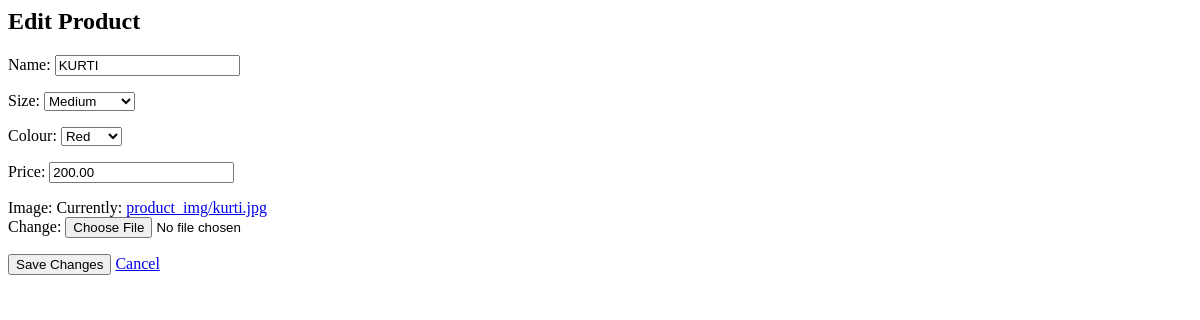
The app's page /clothing/edit/1/, older data.
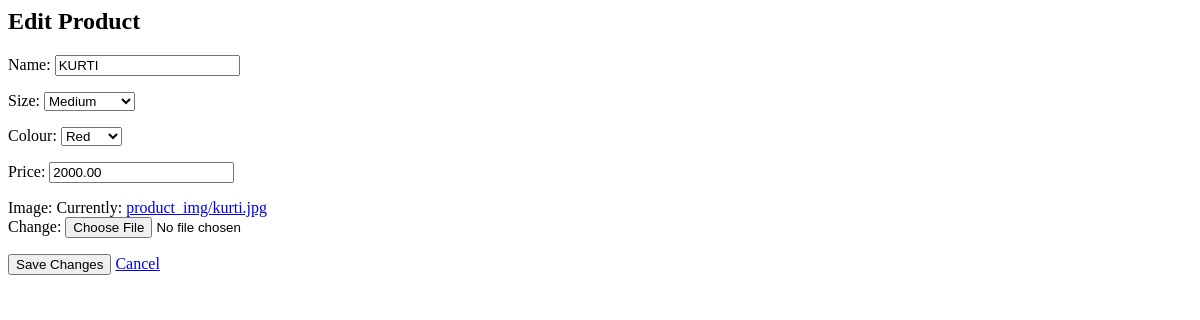
The same page, newer data.
### clothing/models.py (models this page shows, shortened)
class Product(models.Model):
    SIZE_CHOICES = [
    ('S', 'Small'),
    ('M', 'Medium'),
    ('L', 'Large'),
    ('XL', 'Extra Large')
    ]
    COLOUR_CHOICES = [
    ('Red', 'Red'),
    ('Blue', 'Blue'),
    ('Green', 'Green'),
    ('Black', 'Black'),
    ('Yellow', 'Yellow')
    ]
    name = models.CharField(max_length=200)
    size = models.CharField(max_length=2, choices=SIZE_CHOICES, default='M')
    colour = models.CharField(max_length=10, choices=COLOUR_CHOICES, default='Red')
    price = models.DecimalField(max_digits=10, decimal_places=2)
    image = models.ImageField(upload_to='product_img/')

### clothing/views.py (the view)
# urls.py: path('edit/<int:product_id>/', views.edit_product, name='edit_product'),
def edit_product(request, product_id):
    product = get_object_or_404(Product, id=product_id)
    if request.method == "POST":
        form = ProductForm(request.POST, request.FILES, instance=product)
        if form.is_valid():
            form.save()
            return redirect('clothing')  # Make sure 'clothing' is a valid URL name
    else:
        form = ProductForm(instance=product)
    return render(request, 'clothing/edit_product.html', {'form': form, 'product': product})

### clothing/forms.py
class ProductForm(forms.ModelForm):
    class Meta:
        model = Product
        fields=['name','size','colour','price','image']

### clothing/templates/clothing/edit_product.html (shortened to what this page needs)
<h2>Edit Product</h2>
<form method="POST" enctype="multipart/form-data">
    {{ form.as_p}}
    <button type="submit" class="btn btn-success">Save Changes</button>
    <a href="{% url 'clothing' %}" class="btn btn-secondary">Cancel</a>
</form>

Row changes from the older to the newer data that the page shows:
changed Product "KURTI": price "200.00" → "2000.00"
